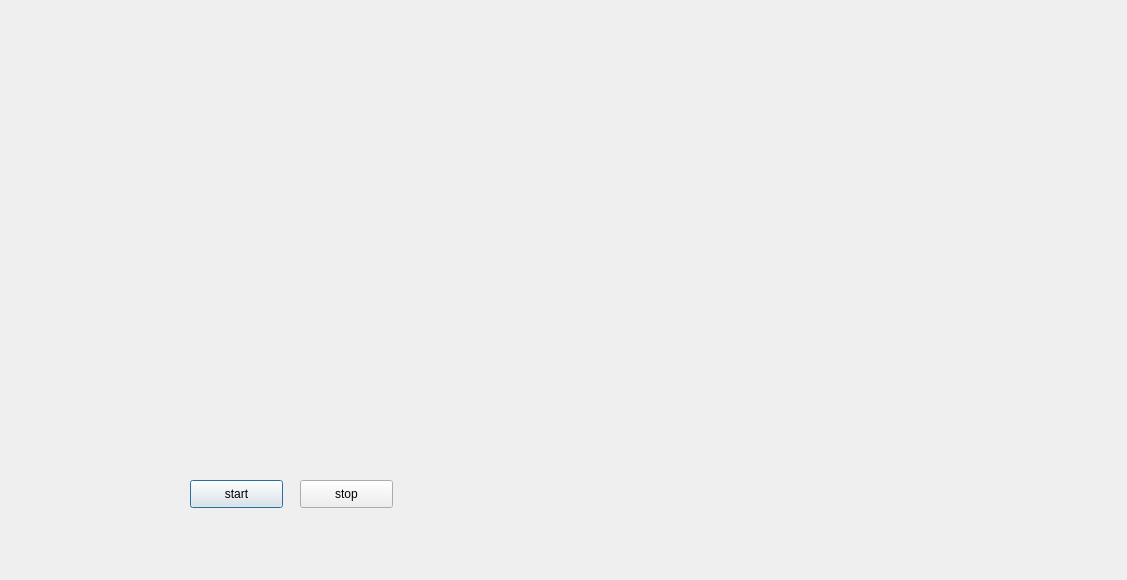
<?xml version="1.0" encoding="UTF-8"?>
<ui version="4.0">
 <class>VRViewDlg</class>
 <widget class="QDialog" name="VRViewDlg">
  <property name="geometry">
   <rect>
    <x>0</x>
    <y>0</y>
    <width>1127</width>
    <height>580</height>
   </rect>
  </property>
  <property name="windowTitle">
   <string>Dialog</string>
  </property>
  <property name="autoFillBackground">
   <bool>true</bool>
  </property>
  <widget class="QPushButton" name="pushButton_video_start">
   <property name="geometry">
    <rect>
     <x>190</x>
     <y>480</y>
     <width>93</width>
     <height>28</height>
    </rect>
   </property>
   <property name="text">
    <string>start</string>
   </property>
  </widget>
  <widget class="QPushButton" name="pushButton_video_stop">
   <property name="geometry">
    <rect>
     <x>300</x>
     <y>480</y>
     <width>93</width>
     <height>28</height>
    </rect>
   </property>
   <property name="text">
    <string>stop</string>
   </property>
  </widget>
  <widget class="myvideo" name="widget" native="true">
   <property name="geometry">
    <rect>
     <x>180</x>
     <y>40</y>
     <width>541</width>
     <height>371</height>
    </rect>
   </property>
  </widget>
 </widget>
 <customwidgets>
  <customwidget>
   <class>myvideo</class>
   <extends>QWidget</extends>
   <header>myvideo.h</header>
   <container>1</container>
  </customwidget>
 </customwidgets>
 <resources/>
 <connections/>
</ui>
